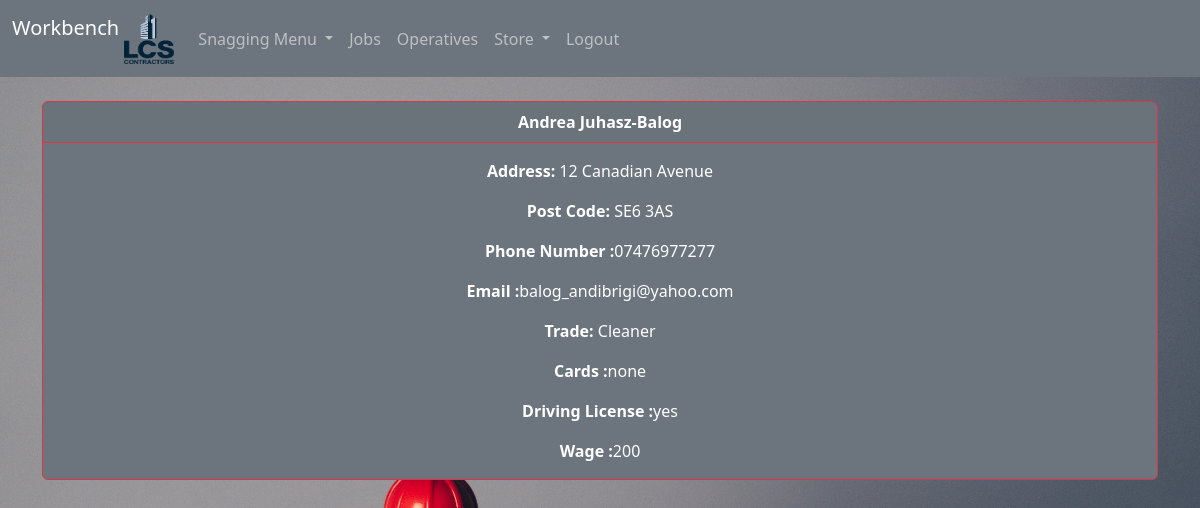
The app's page /operatives/operatives/17 (signed in) with its own data.
### operatives/models.py (models this page shows, shortened)
class Operative(models.Model):
    first_name = models.CharField(max_length=200)
    last_name = models.CharField(max_length=200)
    operative_created_at = models.DateField(auto_now_add=True)
    class Meta:
        ordering = ["first_name"]

class Detail(models.Model):
    address = models.CharField(max_length=200, null=True, blank=True)
    post_code = models.CharField(blank=True, max_length=200, null=True)
    phone_number = models.CharField(max_length=200)
    email = models.EmailField(max_length=200, null=True, blank=True)
    trade = models.CharField(max_length=200)
    card = models.CharField(max_length=200)
    driving_license = models.CharField(max_length=200)
    wage = models.PositiveIntegerField()
    operative = models.OneToOneField(
        Operative, on_delete=models.CASCADE, primary_key=True
    )

### operatives/views.py (the view)
def individual(request, pk):
    if request.user.is_authenticated:
        operatives = Operative.objects.get(id=pk)
        individuals = Detail.objects.get(operative_id=pk)
        return render(
            request,
            "operatives/individual.html",
            {"individuals": individuals, "operatives": operatives},
        )
    else:
        messages.success(request, "You Must Be Logged In To View That Page...")
        return redirect("snags/home")

### operatives/templates/operatives/individual.html
{% extends 'base.html' %} {% block content %}
<div class="card text-bg-secondary border-danger">
  <div class="card-header border-danger">
    <strong> {{ operatives.first_name }} {{ operatives.last_name }}</strong>
  </div>
  <div class="card-body">
    <p class="card-text"><strong>Address: </strong>{{ individuals.address }}</p>
    <p class="card-text">
      <strong>Post Code: </strong>{{ individuals.post_code }}
    </p>
    <p class="card-text">
      <strong>Phone Number :</strong>{{ individuals.phone_number }}
    </p>
    <p class="card-text"><strong>Email :</strong>{{ individuals.email }}</p>
    <p class="card-text"><strong>Trade: </strong>{{ individuals.trade }}</p>
    <p class="card-text"><strong>Cards :</strong>{{ individuals.card}}</p>
    <p class="card-text">
      <strong>Driving License :</strong>{{ individuals.driving_license }}
    </p>
    <p class="card-text"><strong>Wage :</strong>{{ individuals.wage}}</p>
  </div>
</div>
{% endblock %}

### static/style.css (style rules this page uses)
body { background-image: url(bkg1.jpg); background-color: cadetblue; background-size: cover; background-attachment: fixed; background-position: center; height: auto; background-repeat: no-repeat; text-align: center; }

### records on screen
Operative: first_name "Andrea", last_name "Juhasz-Balog"
Detail: address "12 Canadian Avenue", post_code "SE6 3AS", phone_number "07476977277", email "balog_andibrigi@yahoo.com", trade "Cleaner", card "none", driving_license "yes", wage "200"
